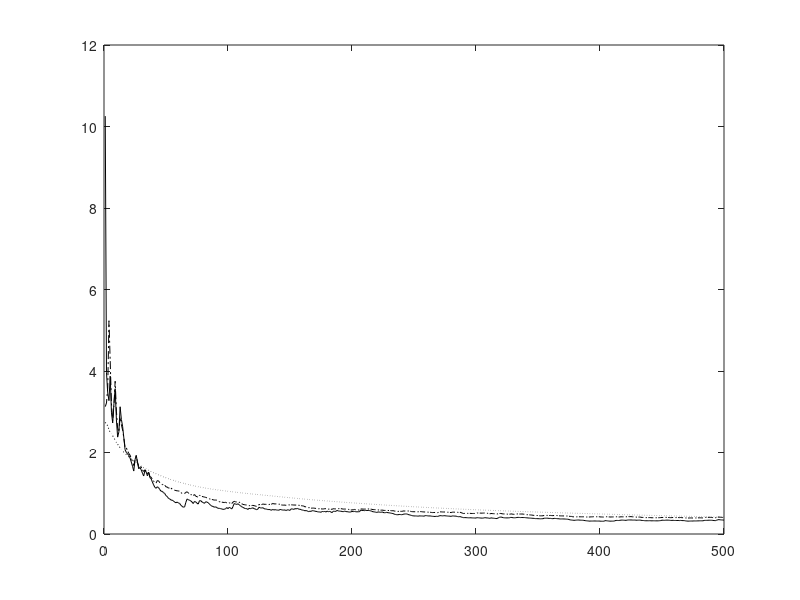

MATLAB code to generate this figure: (Note: this script raises an error after producing the figure.)
% A^(-1/2) - Comparison of Adaptive Square Root of A Algorithms

function A2;

clear all;
close all;

% Number of samples N and dimension D
nSamples = 500;
nDim     = 10;
nEpochs  = 1;
randn('state',0);

% Generate the covX random matrices
covX = 3*...
[ 0.0910   0.0380  -0.0530  -0.0050   0.0100  -0.1360   0.1550   0.0300   0.0020   0.0320 ; ...
  0.0380   0.3730   0.0180  -0.0280  -0.0110  -0.3670   0.1540  -0.0570  -0.0310  -0.0650 ; ...
 -0.0530   0.0180   1.4300   0.0170   0.0550  -0.4500  -0.0380  -0.2980  -0.0410  -0.0300 ; ...
 -0.0050  -0.0280   0.0170   0.0840  -0.0050   0.0160   0.0420  -0.0220   0.0010   0.0050 ; ...
  0.0100  -0.0110   0.0550  -0.0050   0.0710   0.0880   0.0580  -0.0690  -0.0080   0.0030 ; ...
 -0.1360  -0.3670  -0.4500   0.0160   0.0880   5.7200  -0.5440  -0.2480   0.0050   0.0950 ; ...
  0.1550   0.1540  -0.0380   0.0420   0.0580  -0.5440   2.7500  -0.3430  -0.0110  -0.1200 ; ...
  0.0300  -0.0570  -0.2980  -0.0220  -0.0690  -0.2480  -0.3430   1.4500   0.0780   0.0280 ; ...
  0.0020  -0.0310  -0.0410   0.0010  -0.0080   0.0050  -0.0110   0.0780   0.0670   0.0150 ; ...
  0.0320  -0.0650  -0.0300   0.0050   0.0030   0.0950  -0.1200   0.0280   0.0150   0.3410 ];

% Compute data
[V1,D1] = eig(covX);
[d,in] = sort(diag(D1));
V = zeros(nDim,nDim);
D = zeros(nDim,nDim);
for i = 1 : nDim
    V(:,i) = V1(:,in(nDim+1-i));
    D(i,i) = D1(in(nDim+1-i),in(nDim+1-i));
end
x(1:nDim, 1:nSamples) = V * sqrt(D) * randn(nDim,nSamples);

% Compute Corrl matrix and eigen vectors
corX = zeros(nDim,nDim);
for i = 1 : nSamples
    corX = corX + x(:,i)*x(:,i)' / nSamples;
end
[V1,D1] = eig(corX);
[d,in] = sort(diag(D1));
V = zeros(nDim,nDim);
D = zeros(nDim,nDim);
for i = 1 : nDim
    V(:,i) = V1(:,in(nDim+1-i));
    D(i,i) = D1(in(nDim+1-i),in(nDim+1-i));
end
corX
diag(D)'
Ah = V * sqrt(inv(D)) * V';

% Adaptive algorithm
A  = zeros(nDim,nDim);
W1 = eye(nDim,nDim);
W2 = W1;
W3 = W1;
I  = eye(nDim,nDim);

for epoch = 1 : nEpochs
    for iter = 1 : nSamples
        cnt = nSamples*(epoch-1) + iter;
      
        A = A + (1.0/cnt)*((x(:,iter) * x(:,iter)') - A);
        etat1 = 1.0/(20 + cnt);
        etat2 = 1.0/(30 + cnt);
      
        % Algorithm 1
        W1 = W1 + etat1 * (W1 - W1*W1'*A*W1);
      
        % Algorithm 2
        W2 = W2 + etat1 * (W2 - W2*A*W2'*W2);
      
        % Algorithm 3
        W3 = W3 + etat2 * (I - W3*A*W3);
      
        err1(cnt) = norm(I - W1'*A*W1, 'fro');
        err2(cnt) = norm(I - W2*A*W2', 'fro');
        err3(cnt) = norm(I - W3*A*W3, 'fro');
        err4(cnt) = norm(Ah - W3, 'fro');
        ind(cnt)  = cnt;
    end
end

% Plot the convergence results
% Plot the convergence results
figure(1);
%plot(ind, err1, 'k-'); hold on;
plot(ind, err2, 'k-'); hold on;
plot(ind, err3, 'k-.'); hold on;
plot(ind, err4, 'k:'); hold on;
legend('Meth.1 (Eq.(52)) / Meth.2 (Eq.(53))','Meth.3-1 (Eq.(54))','Meth.3-2 (Eq.(55))',0);
xlabel('Number of Samples');
ylabel('Error');
hold off;

norm(I - W1'*A*W1, 'fro')
norm(I - W2*A*W2', 'fro')
norm(I - W3*A*W3, 'fro')
norm(Ah - W3, 'fro')

  
